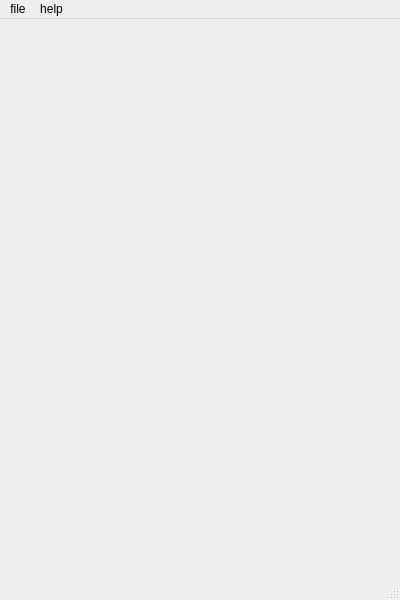
<?xml version="1.0" encoding="UTF-8"?>
<ui version="4.0">
 <class>Gui</class>
 <widget class="QMainWindow" name="Gui">
  <property name="geometry">
   <rect>
    <x>0</x>
    <y>0</y>
    <width>400</width>
    <height>600</height>
   </rect>
  </property>
  <property name="minimumSize">
   <size>
    <width>400</width>
    <height>600</height>
   </size>
  </property>
  <property name="maximumSize">
   <size>
    <width>400</width>
    <height>600</height>
   </size>
  </property>
  <property name="windowTitle">
   <string>Google Assistant</string>
  </property>
  <property name="windowIcon">
   <iconset>
    <normaloff>../assets/Chrome.png</normaloff>../assets/Chrome.png</iconset>
  </property>
  <widget class="QWidget" name="centralwidget">
   <widget class="QWidget" name="gridLayoutWidget">
    <property name="geometry">
     <rect>
      <x>9</x>
      <y>-1</y>
      <width>381</width>
      <height>441</height>
     </rect>
    </property>
    <layout class="QGridLayout" name="Layout"/>
   </widget>
   <widget class="QPushButton" name="MicButton">
    <property name="geometry">
     <rect>
      <x>150</x>
      <y>460</y>
      <width>85</width>
      <height>85</height>
     </rect>
    </property>
    <property name="text">
     <string/>
    </property>
    <property name="icon">
     <iconset>
      <normaloff>../assets/google_mic.png</normaloff>../assets/google_mic.png</iconset>
    </property>
    <property name="iconSize">
     <size>
      <width>75</width>
      <height>75</height>
     </size>
    </property>
    <property name="flat">
     <bool>true</bool>
    </property>
   </widget>
  </widget>
  <widget class="QMenuBar" name="MenuBar">
   <property name="geometry">
    <rect>
     <x>0</x>
     <y>0</y>
     <width>400</width>
     <height>21</height>
    </rect>
   </property>
   <widget class="QMenu" name="File">
    <property name="title">
     <string>file</string>
    </property>
    <addaction name="Settings"/>
    <addaction name="Exit"/>
   </widget>
   <widget class="QMenu" name="Help">
    <property name="title">
     <string>help</string>
    </property>
    <addaction name="Bug"/>
    <addaction name="Doc"/>
   </widget>
   <addaction name="File"/>
   <addaction name="Help"/>
  </widget>
  <widget class="QStatusBar" name="statusbar"/>
  <action name="Settings">
   <property name="text">
    <string>Settings</string>
   </property>
  </action>
  <action name="Bug">
   <property name="text">
    <string>Report a bug</string>
   </property>
  </action>
  <action name="Doc">
   <property name="text">
    <string>Documentation</string>
   </property>
  </action>
  <action name="Exit">
   <property name="text">
    <string>exit</string>
   </property>
  </action>
 </widget>
 <resources/>
 <connections/>
</ui>
